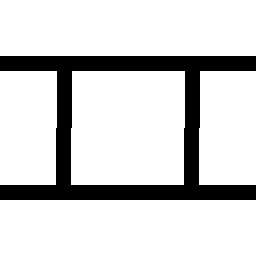

Tiled map render using the project's own tile images. Description and the whole map definition, tile-layer contents included, below:
An orthogonal 2x2 tile map with 128x128 px tiles, 1 tile layer (Tile Layer 1).

<map version="1.5" tiledversion="1.7.2" orientation="orthogonal" renderorder="right-down" width="2" height="2" tilewidth="128" tileheight="128" infinite="0" nextlayerid="2" nextobjectid="1">
 <tileset firstgid="1" name="g1" tilewidth="128" tileheight="128" tilecount="15" columns="0">
  <grid orientation="orthogonal" width="1" height="1" />
  <tile id="0">
   <image width="128" height="128" source="../tileset/0.bmp" />
  </tile>
  <tile id="1">
   <image width="128" height="128" source="../tileset/1.bmp" />
  </tile>
  <tile id="2">
   <image width="128" height="128" source="../tileset/2.bmp" />
  </tile>
  <tile id="3">
   <image width="128" height="128" source="../tileset/3.bmp" />
  </tile>
  <tile id="4">
   <image width="128" height="128" source="../tileset/4.bmp" />
  </tile>
  <tile id="5">
   <image width="128" height="128" source="../tileset/5.bmp" />
  </tile>
  <tile id="6">
   <image width="128" height="128" source="../tileset/6.bmp" />
  </tile>
  <tile id="7">
   <image width="128" height="128" source="../tileset/7.bmp" />
  </tile>
  <tile id="8">
   <image width="128" height="128" source="../tileset/8.bmp" />
  </tile>
  <tile id="9">
   <image width="128" height="128" source="../tileset/9.bmp" />
  </tile>
  <tile id="10">
   <image width="128" height="128" source="../tileset/10.bmp" />
  </tile>
  <tile id="11">
   <image width="128" height="128" source="../tileset/11.bmp" />
  </tile>
  <tile id="12">
   <image width="128" height="128" source="../tileset/12.bmp" />
  </tile>
  <tile id="13">
   <image width="128" height="128" source="../tileset/13.bmp" />
  </tile>
  <tile id="14">
   <image width="128" height="128" source="../tileset/14.bmp" />
  </tile>
 </tileset>
 <layer id="1" name="Tile Layer 1" width="2" height="2">
  <data encoding="csv">
13,13,
11,11
</data>
 </layer>
</map>
